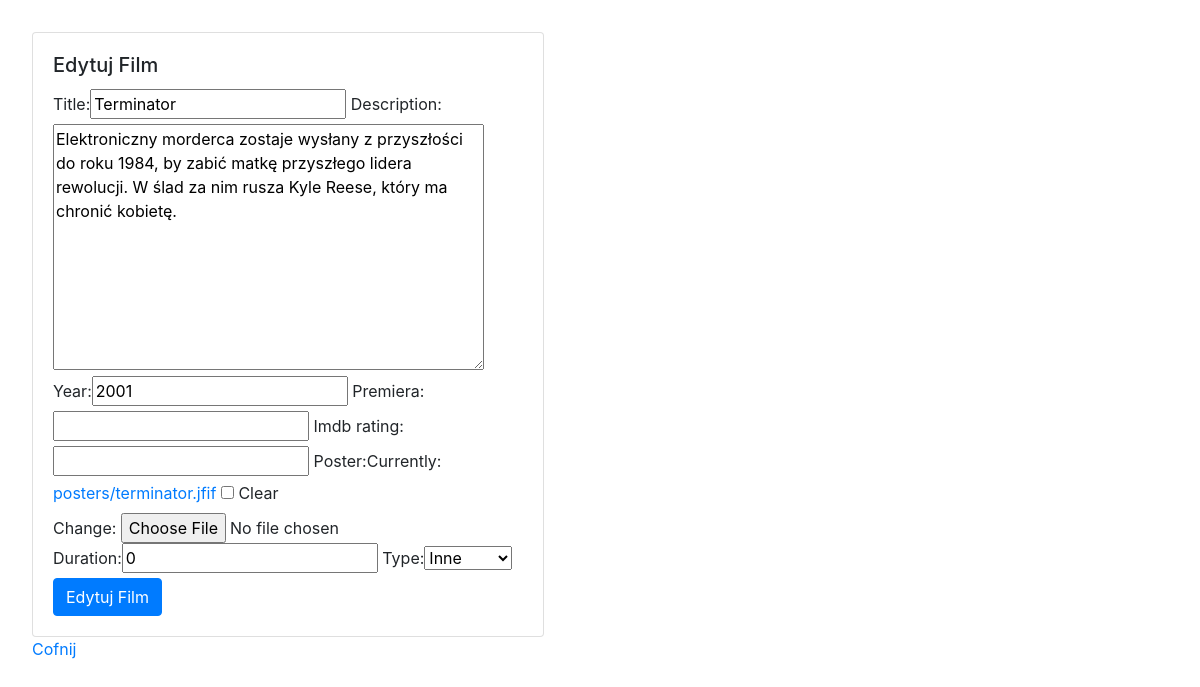
Screenshot of /filmy/edit/4/ (signed in) with the database file from the repository.
### filmyweb/models.py (models this page shows, shortened)
class Film(models.Model):
    title = models.CharField(max_length=64, blank=False, unique=True)
    year = models.PositiveSmallIntegerField(default=2000)
    description = models.TextField(default="")
    premiera = models.DateField(null=True, blank=True)
    imdb_rating = models.DecimalField(max_digits=4,decimal_places=2, null=True,blank=True)
    poster = models.ImageField(upload_to="posters", null=True, blank=True)
    additional = models.OneToOneField(AdditionalInformation, on_delete=models.CASCADE,null=True, blank=True)

### filmyweb/views.py (the view)
# urls.py: path('edit/<int:id>/', edit_film, name="edit_film"),
@login_required
def edit_film(request, id):
    film = get_object_or_404(Film, pk=id)
    try:
        additional = AdditionalInformation.objects.get(film=film.id)
    except AdditionalInformation.DoesNotExist:
        additional = None
    form_film = FilmForm(request.POST or None, request.FILES or None, instance=film)
    form_additional = AdditionalInfoForm(request.POST or None, instance=additional)
    if all((form_film.is_valid(), form_additional.is_valid())):
        film = form_film.save(commit=False)
        additional = form_additional.save()
        film.additional = additional
        film.save()
        return redirect(all_films)
    return render(request, 'film_form.html', {'form': form_film,
                                              'form_additional': form_additional,
                                              'new':False})

### filmyweb/forms.py
class FilmForm(ModelForm):
    class Meta:
        model = Film
        fields = ['title','description','year','premiera','imdb_rating','poster']

class AdditionalInfoForm(ModelForm):
    class Meta:
        model = AdditionalInformation
        fields = ['duration', 'type']

### templates/film_form.html (shortened to what this page needs)
{% extends 'index.html' %}
{% load bootstrap %}
{% block page %}
    <div class="card" style="width: 32rem;">
      <div class="card-body">
              {% if new %}
                        <h5 class="card-title">Nowy Film</h5>
              {% else %}
                        <h5 class="card-title">Edytuj Film</h5>
              {% endif %}
            <form method="POST" enctype="multipart/form-data">
                {{ form|bootstrap }}
                {{ form_additional|bootstrap }}
                    {% if new %}
                        <button type="submit" class="btn btn-primary">Nowy Film</button>
                    {% else %}
                        <button type="submit" class="btn btn-primary">Edytuj Film</button>
                    {% endif %}
            </form>
      </div>
    </div>
    <a href="{% url 'all_films' %}">Cofnij</a>
{% endblock %}

### my_static/css.css (style rules this page uses)
body { padding: 2rem; }
.card { width: 36rem; }

### rows the page displays
Film: title "Terminator", description "Elektroniczny morderca zostaje wysłany z przyszłości do roku 1984, by zabić matkę przyszłego lidera rewolucji. W ślad za nim rusza Kyle Reese, który ma chronić kobietę.", year "2001"
